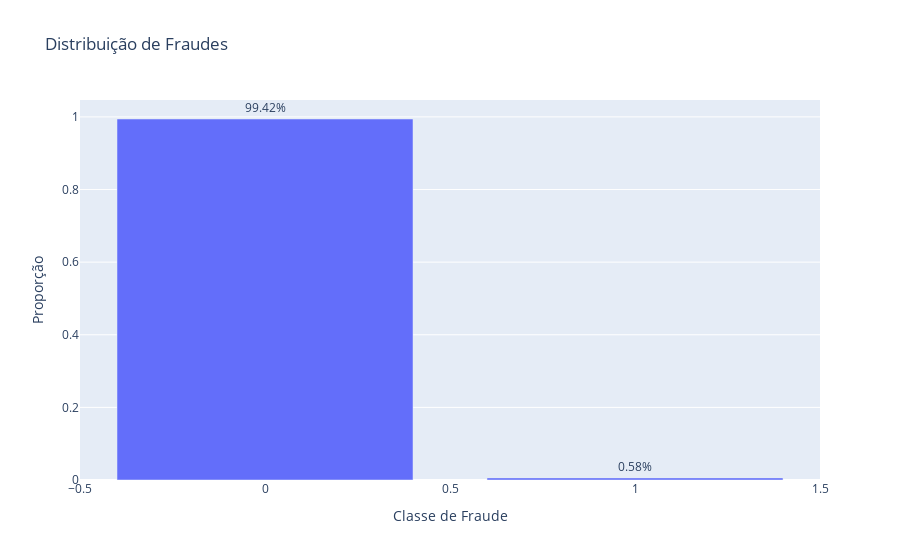

Notebook cell for this chart:
### Markdown cell above
# ANÁLISE EXPLORATÓRIA: DATASET DE TREINO - FRAUDTRAIN.CSV

### Code cell
# Calcular a proporção de fraudes
fraud_proportion = df_train['is_fraud'].value_counts(normalize=True)

# Criar um DataFrame para facilitar a criação do gráfico
fraud_data = pd.DataFrame({'Classe de Fraude': fraud_proportion.index, 'Proporção': fraud_proportion.values})

# Criar o gráfico de barras com o Plotly
fig = px.bar(fraud_data, x='Classe de Fraude', y='Proporção', text='Proporção', title='Distribuição de Fraudes', labels={'Classe de Fraude': 'Classe de Fraude'})
fig.update_traces(texttemplate='%{text:.2%}', textposition='outside')
fig.show()

### Figure 1 — Plotly figure (JSON) as saved in the notebook; plotly's stock layout.template omitted (floating-point values rounded to 4 significant figures)
{"data": [{"alignmentgroup": "True", "hovertemplate": "Classe de Fraude=%{x}<br>Proporção=%{text}<extra></extra>", "legendgroup": "", "marker": {"color": "#636efa", "pattern": {"shape": ""}}, "name": "", "offsetgroup": "", "orientation": "v", "showlegend": false, "text": [0.9942, 0.005789], "textposition": "outside", "texttemplate": "%{text:.2%}", "type": "bar", "x": [0, 1], "xaxis": "x", "y": [0.9942, 0.005789], "yaxis": "y"}], "layout": {"barmode": "relative", "legend": {"tracegroupgap": 0}, "title": {"text": "Distribuição de Fraudes"}, "xaxis": {"anchor": "y", "domain": [0, 1], "title": {"text": "Classe de Fraude"}}, "yaxis": {"anchor": "x", "domain": [0, 1], "title": {"text": "Proporção"}}}}
